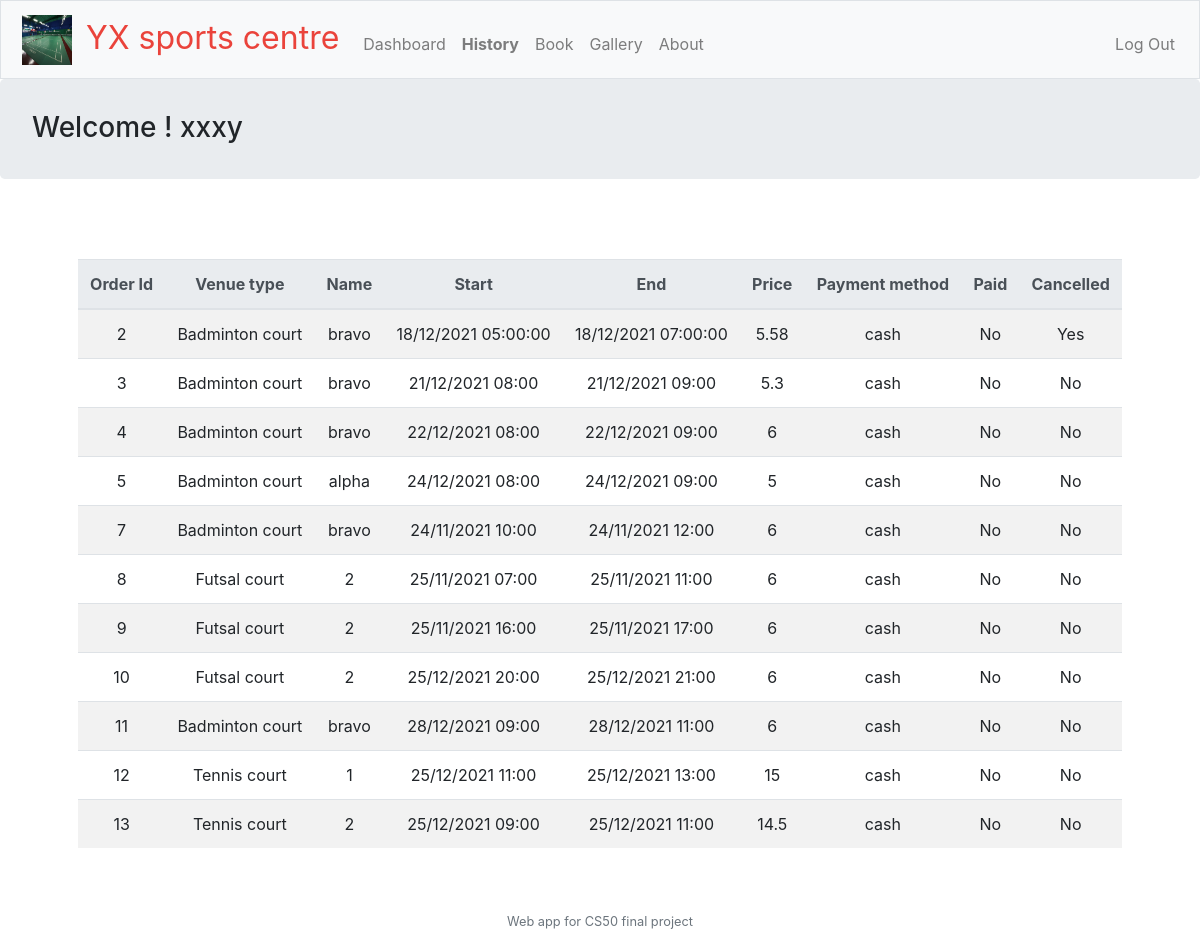
/member/history (signed in), run on the app's committed database.
### tables this page shows
CREATE TABLE 'orders' ('order_id' integer PRIMARY KEY NOT NULL, 'venue_id' integer,'start_date' datetime,'end_date' datetime, 'user_id' INTEGER, 'cancelled' boolean NOT NULL DEFAULT 0, 'price' numeric,'payment_method' char(20), 'paid' boolean DEFAULT 0);

CREATE TABLE "venue_type" ('type_id' integer PRIMARY KEY AUTOINCREMENT NOT NULL, 'Type' varchar(100), 'src' varchar(250));

CREATE TABLE 'venues' ('venue_id' integer PRIMARY KEY AUTOINCREMENT NOT NULL,'venue_type' integer, 'under_maintenance' boolean NOT NULL DEFAULT 0, 'reference_name' varchar(50), 'details' char(250), 'priceperhour' numeric NOT NULL DEFAULT 0);

### routes/member/history.py (the view)
@history_member.route("/member/history", methods=["GET"])
@member_login_required
def history():
    db = sqlite3.connect('database.db')
    db.row_factory = sqlite3.Row
    cur = db.cursor()
    sqlquery = "SELECT * FROM orders CROSS JOIN venues ON orders.venue_id = venues.venue_id CROSS JOIN venue_type ON venues.venue_type = venue_type.type_id WHERE user_id = " + str(session["user_id"])
    print(sqlquery)
    print(session["user_id"])
    cur.execute(sqlquery)
    rows = cur.fetchall()
    length = len(rows)
    cur.execute("SELECT * FROM venue_type ")
    venue_type = cur.fetchall()
    return render_template("member/history.html", rows = rows, length=length, venue_type=venue_type)

### helpers.py (called while the page is built)
def member_login_required(f):
    @wraps(f)
    def decorated_function(*args, **kwargs):
        if session.get("user_id") is None or session.get("user_type") != "member":
            return redirect("/member/login")
        return f(*args, **kwargs)
    return decorated_function

def after_request(response):
    response.headers["Cache-Control"] = "no-cache, no-store, must-revalidate"
    response.headers["Expires"] = 0
    response.headers["Pragma"] = "no-cache"
    return response

### routes/member/history.py (called while the page is built)
@history_member.after_request
def response_processor(response):
    after_request(response)
    return response

### templates/member/history.html (shortened to what this page needs)
{% extends "member/layout.html" %}
{% block main %}
<table class="table table-striped">
    <thead class="thead-light">
        <tr>
            <th>
                Order Id
            </th>
            <th>
                Venue type
            </th>
            <th>
                Name
            </th>
            <th>
                Start
            </th>
            <th>
                End
            </th>
            <th>
                Price
            </th>
            <th>
                Payment method
            </th>
            <th>
                Paid
            </th>
            <th>
                Cancelled
            </th>
        </tr>
    </thead>
    <tbody>
        {% for row in rows: %}
            <tr>
                <td>
                    {{ row["order_id"] }}
                </td>
                <td>
                    {{ row["Type"] }}
                </td>
                <td>
                    {{ row["reference_name"] }}
                </td>
                <td>
                    {{ row["start_date"] }}
                </td>
                <td>
                    {{ row["end_date"] }}
                </td>
                <td>
                    {{ row["price"] }}
                </td>
                <td>
                    {{ row["payment_method"] }}
                </td>
                <td>
                    {{ 'Yes' if row["paid"] == 1 else 'No' }}
                </td>
                <td>
                    {{ 'Yes' if row["cancelled"] == 1 else 'No' }}
                </td>
            </tr>
        {% endfor %}
    </tbody>
</table>
{% endblock %}

### data on the page
orders: order_id "2", Type "Badminton court", reference_name "bravo", start_date "18/12/2021 05:00:00", end_date "18/12/2021 07:00:00", price "5.58", payment_method "cash", paid "No", cancelled "Yes"
orders: order_id "3", Type "Badminton court", reference_name "bravo", start_date "21/12/2021 08:00", end_date "21/12/2021 09:00", price "5.3", payment_method "cash", paid "No", cancelled "No"
orders: order_id "4", Type "Badminton court", reference_name "bravo", start_date "22/12/2021 08:00", end_date "22/12/2021 09:00", price "6", payment_method "cash", paid "No", cancelled "No"
orders: order_id "5", Type "Badminton court", reference_name "alpha", start_date "24/12/2021 08:00", end_date "24/12/2021 09:00", price "5", payment_method "cash", paid "No", cancelled "No"
orders: order_id "7", Type "Badminton court", reference_name "bravo", start_date "24/11/2021 10:00", end_date "24/11/2021 12:00", price "6", payment_method "cash", paid "No", cancelled "No"
orders: order_id "8", Type "Futsal court", reference_name "2", start_date "25/11/2021 07:00", end_date "25/11/2021 11:00", price "6", payment_method "cash", paid "No", cancelled "No"
orders: order_id "9", Type "Futsal court", reference_name "2", start_date "25/11/2021 16:00", end_date "25/11/2021 17:00", price "6", payment_method "cash", paid "No", cancelled "No"
orders: order_id "10", Type "Futsal court", reference_name "2", start_date "25/12/2021 20:00", end_date "25/12/2021 21:00", price "6", payment_method "cash", paid "No", cancelled "No"
orders: order_id "11", Type "Badminton court", reference_name "bravo", start_date "28/12/2021 09:00", end_date "28/12/2021 11:00", price "6", payment_method "cash", paid "No", cancelled "No"
orders: order_id "12", Type "Tennis court", reference_name "1", start_date "25/12/2021 11:00", end_date "25/12/2021 13:00", price "15", payment_method "cash", paid "No", cancelled "No"
orders: order_id "13", Type "Tennis court", reference_name "2", start_date "25/12/2021 09:00", end_date "25/12/2021 11:00", price "14.5", payment_method "cash", paid "No", cancelled "No"

### other printed values
{{ session.name }} "xxxy"
